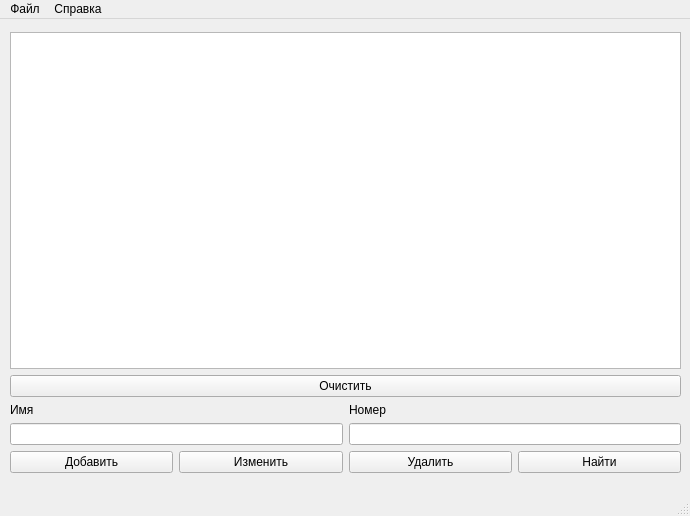
<?xml version="1.0" encoding="UTF-8"?>
<ui version="4.0">
 <class>MainWindow</class>
 <widget class="QMainWindow" name="MainWindow">
  <property name="geometry">
   <rect>
    <x>0</x>
    <y>0</y>
    <width>690</width>
    <height>516</height>
   </rect>
  </property>
  <property name="windowTitle">
   <string>MainWindow</string>
  </property>
  <widget class="QWidget" name="centralwidget">
   <widget class="QWidget" name="layoutWidget">
    <property name="geometry">
     <rect>
      <x>10</x>
      <y>13</y>
      <width>671</width>
      <height>441</height>
     </rect>
    </property>
    <layout class="QVBoxLayout" name="verticalLayout_5">
     <item>
      <layout class="QHBoxLayout" name="horizontalLayout">
       <item>
        <widget class="QListWidget" name="listWidget"/>
       </item>
       <item>
        <layout class="QVBoxLayout" name="verticalLayout"/>
       </item>
      </layout>
     </item>
     <item>
      <widget class="QPushButton" name="clearButton">
       <property name="text">
        <string>Очистить</string>
       </property>
      </widget>
     </item>
     <item>
      <layout class="QVBoxLayout" name="verticalLayout_6">
       <item>
        <layout class="QHBoxLayout" name="horizontalLayout_4">
         <item>
          <layout class="QVBoxLayout" name="verticalLayout_2">
           <item>
            <widget class="QLabel" name="label">
             <property name="text">
              <string>Имя</string>
             </property>
            </widget>
           </item>
           <item>
            <widget class="QLineEdit" name="nameEdit"/>
           </item>
          </layout>
         </item>
         <item>
          <layout class="QHBoxLayout" name="horizontalLayout_2">
           <item>
            <layout class="QVBoxLayout" name="verticalLayout_3">
             <item>
              <widget class="QLabel" name="label_2">
               <property name="text">
                <string>Номер</string>
               </property>
              </widget>
             </item>
             <item>
              <widget class="QLineEdit" name="phoneEdit"/>
             </item>
            </layout>
           </item>
           <item>
            <layout class="QVBoxLayout" name="verticalLayout_4"/>
           </item>
          </layout>
         </item>
        </layout>
       </item>
       <item>
        <layout class="QHBoxLayout" name="horizontalLayout_3">
         <item>
          <widget class="QPushButton" name="addButton">
           <property name="text">
            <string>Добавить</string>
           </property>
          </widget>
         </item>
         <item>
          <widget class="QPushButton" name="editButton">
           <property name="text">
            <string>Изменить</string>
           </property>
          </widget>
         </item>
         <item>
          <widget class="QPushButton" name="removeButton">
           <property name="text">
            <string>Удалить</string>
           </property>
          </widget>
         </item>
         <item>
          <widget class="QPushButton" name="findButton">
           <property name="text">
            <string>Найти</string>
           </property>
          </widget>
         </item>
        </layout>
       </item>
      </layout>
     </item>
    </layout>
   </widget>
  </widget>
  <widget class="QStatusBar" name="statusbar"/>
  <widget class="QMenuBar" name="menuBar">
   <property name="geometry">
    <rect>
     <x>0</x>
     <y>0</y>
     <width>690</width>
     <height>23</height>
    </rect>
   </property>
   <widget class="QMenu" name="menu">
    <property name="title">
     <string>Файл</string>
    </property>
    <addaction name="saveAction"/>
    <addaction name="loadAction"/>
   </widget>
   <widget class="QMenu" name="menu_2">
    <property name="title">
     <string>Справка</string>
    </property>
    <addaction name="mainHelpAction"/>
    <addaction name="loadHelpAction"/>
    <addaction name="authorsHelpAction"/>
   </widget>
   <addaction name="menu"/>
   <addaction name="menu_2"/>
  </widget>
  <action name="helpAction">
   <property name="text">
    <string>Справка</string>
   </property>
  </action>
  <action name="saveAction">
   <property name="text">
    <string>Сохранить</string>
   </property>
  </action>
  <action name="loadAction">
   <property name="text">
    <string>Загрузить</string>
   </property>
  </action>
  <action name="mainHelpAction">
   <property name="text">
    <string>Основные функции</string>
   </property>
  </action>
  <action name="loadHelpAction">
   <property name="text">
    <string>Сохранение и загрузка</string>
   </property>
  </action>
  <action name="authorsHelpAction">
   <property name="text">
    <string>Авторы</string>
   </property>
  </action>
 </widget>
 <resources/>
 <connections/>
</ui>
